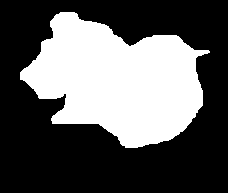
#> input picture Files used as input/img25.bmp, 228 x 193 px, found by its file name
$ python C9_6_Boundary_Extraction.py
#> lines starting #> are read from the running program, lines starting #| are printed output that depends on the picture; after the words box and inside, x2 and y2 are one past the last pixel; in counts of white or black regions, pixels touching at a corner belong together
### Chapter 09/my_package/my_functions.py
#======================================================================
# Purpose : creating custom functions for usage
#======================================================================

import matplotlib.pyplot as plt
import cv2
import numpy as np

# Function my_imshow is used to display image using matplotlib method and is
# usually used with subplots

def my_imshow(input_image,str='',ax='Nothing Passed'):
    if ax=='Nothing Passed':
        fig1,ax1=plt.subplots()
        fig1.show()
        if input_image.ndim==3:
            plt.imshow(cv2.cvtColor(input_image, cv2.COLOR_BGR2RGB))
        else:
            plt.imshow(cv2.cvtColor(input_image, cv2.COLOR_GRAY2RGB))
        plt.axis("off")
        plt.gca().set_title(str)
        return fig1,ax1
    else:
        if input_image.ndim==3:
            ax.imshow(cv2.cvtColor(input_image, cv2.COLOR_BGR2RGB))
        else:
            ax.imshow(cv2.cvtColor(input_image, cv2.COLOR_GRAY2RGB))
        ax.axis("off")
        ax.set_title(str)

# Function norm_uint8 defined below,
# Normalises and convert to uint8 an input_image and return the same, usually
# used while displaying a grayscale image which has been converted to float32
# during processing

def norm_uint8(input_image):
    input_image=input_image-np.min(input_image)
    input_image=255*input_image/np.max(input_image)
    input_image=np.uint8(input_image)
    return input_image


### Chapter 09/C9_6_Boundary_Extraction.py
#======================================================================
# PURPOSE : Learning Binary Boundary Extraction Algorithm
#======================================================================
import cv2
import matplotlib.pyplot as plt
import numpy as np
import my_package.my_functions as mf # This is a user defined package
# one may find the details related to its contents and usage in section XXX

# Reading the image from disk
input_image=np.float32(cv2.imread('img25.bmp',0))
#> input_image: shape (193, 228) float32; 36.6% white; 1 white region, box (x1, y1, x2, y2) and area: (20, 12, 210, 148) 16089

# Creating a symmetric structuring element
SE=np.uint8(np.ones((3,3)))

# Eroding the input image with the structuring element
eroded_image=cv2.erode(input_image,SE,iterations = 1)
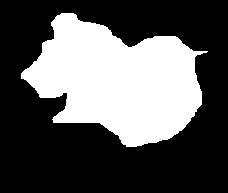
#> eroded_image: shape (193, 228) float32; 34.9% white; 1 white region, box (x1, y1, x2, y2) and area: (21, 13, 208, 147) 15359

# Finding subscripted indices of foreground in input image
ip_f=np.where(input_image>0)
#> ip_f = 16089 positions, rows 12 to 147, columns 20 to 209

# Finding subscripted indices of foreground in eroded image
e_f=np.where(eroded_image>0)
#> e_f = 15359 positions, rows 13 to 146, columns 21 to 207

# Converting subscripted indices to linear (for foreground of input image)
# Also the data type is changed to SET as we need to perform set difference later
ip_f_lin=set(np.ravel_multi_index(ip_f,np.shape(input_image),order='F'))
#> ip_f_lin = 16089 items

# Converting subscripted indices to linear (for foreground of eroded image)
# Also the data type is changed to SET as we need to perform set difference later
e_f_linear=set(np.ravel_multi_index(e_f,np.shape(input_image),order='F'))
#> e_f_linear = 15359 items

# Applying the set difference (making the result LIST first and then INT array)
bounday_pixel_lin=np.int32(list(ip_f_lin.difference(e_f_linear)))
#> bounday_pixel_lin = 730 values, max 40389 at index 517, min 3932 at index 662, mean 21947.6

# Getting back the subscripted indices
bounday_pixel_cord=np.unravel_index(bounday_pixel_lin,np.shape(input_image),order='F')
#> bounday_pixel_cord = 730 positions, rows 12 to 147, columns 20 to 209

# Creating empty result image of same shape as input
result_image=np.zeros(np.shape(input_image))

# Putting the boundary pixels as WHITE
result_image[bounday_pixel_cord]=255

# Display logic
fig1,ax1=plt.subplots(1,2)
mf.my_imshow(mf.norm_uint8(input_image),'(a) Input Binary Image',ax1[0])
mf.my_imshow(mf.norm_uint8(result_image),'(b) Boundary Image',ax1[1])

plt.show()
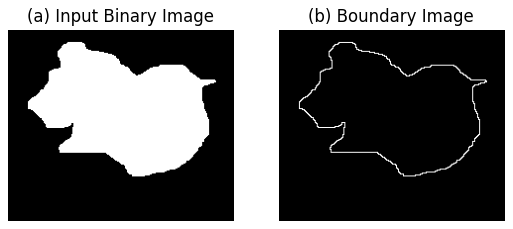
#> figure drawn by matplotlib, 2 panels
print("Completed Successfully ...")

$ run again, with Files used as input/img1.bmp copied over Files used as input/img25.bmp
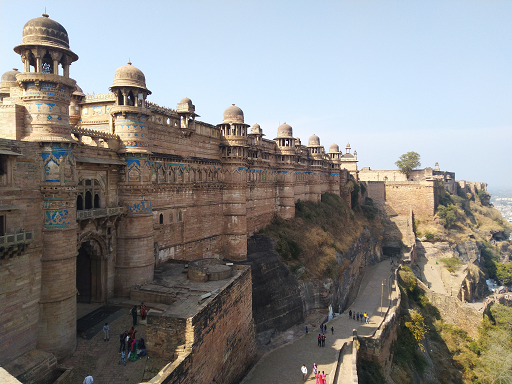
#> input picture Files used as input/img1.bmp, 512 x 384 px, found by its file name
#> `eroded_image=cv2.erode(input_image,SE,iterations = 1)`:
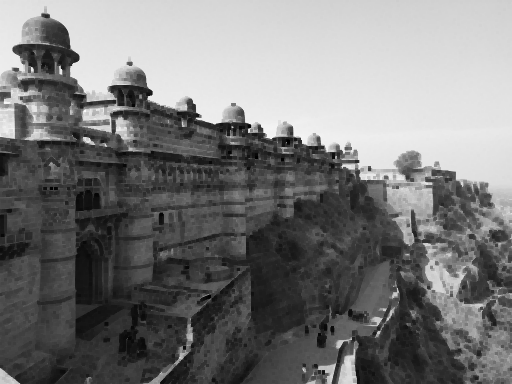
#> eroded_image: shape (384, 512) float32; min 0, max 250, mean 120.2
#> ip_f = 196605 positions, rows 0 to 383, columns 0 to 511
#> e_f = 196581 positions, rows 0 to 383, columns 0 to 511
#> ip_f_lin = 196605 items
#> e_f_linear = 196581 items
#> bounday_pixel_lin = 24 values, max 111118 at index 7, min 80167 at index 20, mean 96582
#> bounday_pixel_cord = 24 positions, rows 140 to 297, columns 208 to 289
#> `plt.show()`:
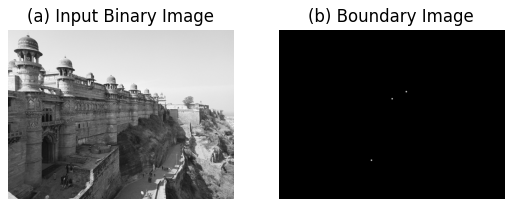
#> figure drawn by matplotlib, 2 panels

$ run again, with Files used as input/img10.bmp copied over Files used as input/img25.bmp
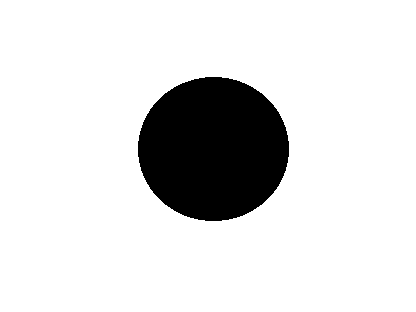
#> input picture Files used as input/img10.bmp, 416 x 312 px, found by its file name
#> `eroded_image=cv2.erode(input_image,SE,iterations = 1)`:
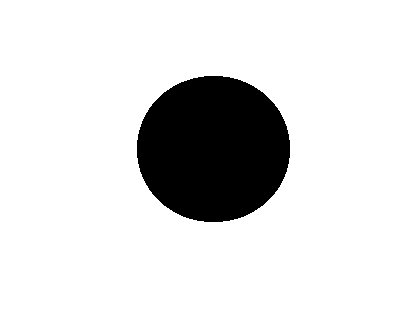
#> eroded_image: shape (312, 416) float32; values 0 (black) and 127 (white), 86.4% white; 1 black region, box (x1, y1, x2, y2) and area: (137, 76, 290, 222) 17658
#> ip_f = 112728 positions, rows 0 to 311, columns 0 to 415
#> e_f = 112134 positions, rows 0 to 311, columns 0 to 415
#> ip_f_lin = 112728 items
#> e_f_linear = 112134 items
#> bounday_pixel_lin = 594 values, max 90325 at index 86, min 42884 at index 541, mean 66607.7
#> bounday_pixel_cord = 594 positions, rows 76 to 221, columns 137 to 289
#> `plt.show()`:
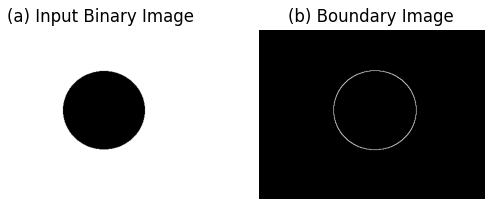
#> figure drawn by matplotlib, 2 panels

$ run again, with Files used as input/img11.bmp copied over Files used as input/img25.bmp
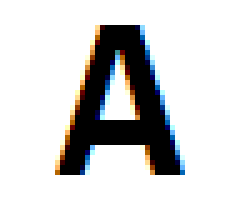
#> input picture Files used as input/img11.bmp, 49 x 42 px, found by its file name (shown 5 times larger)
#> `eroded_image=cv2.erode(input_image,SE,iterations = 1)`:
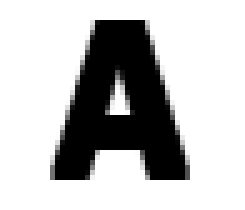
#> eroded_image: shape (42, 49) float32 (shown 5 times larger); min 0, max 255, mean 189
#> ip_f = 1758 positions, rows 0 to 41, columns 0 to 48
#> e_f = 1592 positions, rows 0 to 41, columns 0 to 48
#> ip_f_lin = 1758 items
#> e_f_linear = 1592 items
#> bounday_pixel_lin = 166 values, max 1547 at index 4, min 494 at index 157, mean 1003.8
#> bounday_pixel_cord = 166 positions, rows 4 to 35, columns 11 to 36
#> `plt.show()`:
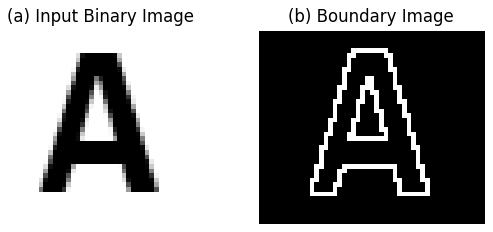
#> figure drawn by matplotlib, 2 panels
